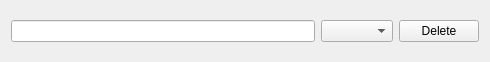
<?xml version="1.0" encoding="UTF-8"?>
<ui version="4.0">
 <class>activity_cell</class>
 <widget class="QWidget" name="activity_cell">
  <property name="geometry">
   <rect>
    <x>0</x>
    <y>0</y>
    <width>490</width>
    <height>62</height>
   </rect>
  </property>
  <property name="windowTitle">
   <string>Form</string>
  </property>
  <layout class="QHBoxLayout" name="horizontalLayout_2">
   <item>
    <layout class="QHBoxLayout" name="horizontalLayout">
     <item>
      <widget class="QLineEdit" name="activity_name"/>
     </item>
     <item>
      <widget class="QComboBox" name="activity_type"/>
     </item>
     <item>
      <widget class="QPushButton" name="delete_activity_button">
       <property name="text">
        <string>Delete</string>
       </property>
      </widget>
     </item>
    </layout>
   </item>
  </layout>
 </widget>
 <resources/>
 <connections/>
</ui>
